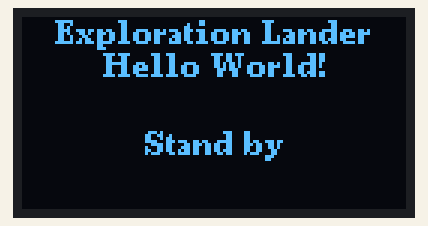
Recording of a sketch running on a simulated Arduino Uno, built with avr-gcc and run on an emulated ATmega328P. Shown: 128×64 one-colour display.

Above: at 1.2 s.
At 1.7 s:
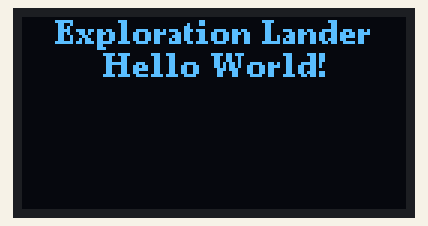

The sketch:

day_21.ino
```cpp
/*
 * 30 Days - Lost in Space
 * Day 21 - Hello New World!
 *
 * For safe liftoff we're going to need to see and react to more information than
 * can be displayed on our 4 digit display or with LEDs.  Luckily our repair kit
 * contains just the thing, a small monochrome Organic LED display.
 *
 * This display has 8,128 tiny LEDs arranged in 64 rows of 128 pixels each.  Now, as
 * I'm sure you've noticed, we do NOT have 8,128 pins on our HERO board, but never
 * fear Explorer, people back in the 2020's were pretty clever and came up with a
 * solution.
 *
 * Instead of having one pin for every LED, The HERO will use two pins to send and
 * receive messages with our OLED display and will instruct the display which pixels
 * to light up using a special "language" (or "protocol") named I2C ("eye-squared-see").
 *
 * The HERO board uses pins A5 and A4 for I2C communications so we will wire those two
 * pins to our display along with power and ground, giving us a four wire connection
 * for displaying messages or pictures on our new display.
 *
 * Learn more at https://inventr.io/adventure
 *
 * Alex Eschenauer
 * David Schmidt
 * Greg Lyzenga
 */

/*
 * Arduino concepts introduced/documented in this lesson.
 * - I2C communications.
 * - Computer character fonts
 * - U8g2 graphics library for monochrome displays
 * - Logical Not operator ('!')
 * - clearBuffer()/sendBuffer() method for OLED display updates
 *
 * Parts and electronics concepts introduced in this lesson.
 * - SH1106 monochrome 128x64 pixel OLED display.
 * - HERO I2C pins (A5 and A4)
 */

// Explicitly include Arduino.h
#include "Arduino.h"

/*
 * Refer to the Day 21 lesson for instructions on how to install the U8g2
 * library into the Arduino IDE.  We will use this library to display messages
 * on our OLED display.
 *
 * Extensive documentation for this library can be found at https://github.com/olikraus/u8g2
 * for those wanting to dive deeper, but we will explain all of the functions
 * used in these lessons.
 */
#include <U8g2lib.h>  // Include file for the U8g2 library.

/*
 * The U8g2 library supports many different types of display.  It does this by
 * having a different "constructor" for each.  A constructor is used to create
 * the "handle" that we use to access the libray code.  In this case, our handle
 * will be named "lander_display".
 *
 * The documentation for this library lists all of the displays supported along
 * with the corresponding constructors and options.  This constructor is for our
 * SH1106, 128x64 pixel generic display.  The "_F_" indicates that we will use
 * a full-sized graphics buffer and the clearBuffer()/sendBuffer() methods to
 * update the entire display at once. The "HW_I2C" indicates that we will be using
 * I2C communications with this display.
 */
U8G2_SH1106_128X64_NONAME_F_HW_I2C lander_display(U8G2_R0, /* reset=*/U8X8_PIN_NONE);

void setup(void) {
  Serial.begin(9600);
  delay(1000);
  lander_display.begin();  // Initialize our display

  // Select a font to use for character display
  // The library supports hundreds of different fonts which can be found at
  // https://github.com/olikraus/u8g2/wiki/fntlistall
  lander_display.setFont(u8g2_font_ncenB08_tr);  // choose a suitable font

  // Uncomment the next line if your display shows the text upside down.
  // lander_display.setDisplayRotation(U8G2_R2);
}

void loop(void) {
  // Save the number of vertical pixels required for the tallest character
  // in the current font.  This is used later to properly position text on
  // our display.
  byte font_height = lander_display.getMaxCharHeight();

  lander_display.clearBuffer();  // clear the internal memory

  /*
   * Even though we will only be displaying text in this lesson, our display is a
   * graphics display.  Text can be displayed at ANY point on the display so the
   * library has a setCursor() function to locate the first character to be displayed.
   *
   * By default, the cursor position is set to the bit at the lower-left of the
   * first character, but here we set this to be the UPPER-left of the first
   * character which makes it easier to position our first line of text on the top
   * of our display.
   */
  lander_display.setFontPosTop();

  // Title line for our display
  drawCenteredString(0, "Exploration Lander");

  // Display our "Hello World!" message on line 2 (moving down "font_height" bits)
  drawCenteredString(font_height, "Hello World!");

  /*
   * We will blink a message centered in the remainder of the display.  However, with
   * this display we cannot clear just part of the display.  The entire display is copied
   * over from the buffer every time we call sendBuffer().  So, the easiest way to cause
   * some text to blink is to simply add it to the display every other time through our
   * loop() and set the delay at the end of the loop to the on/off time.
   *
   * To do this we will set a static variable (which keeps it's value between loop() executions)
   * and only write this message when the variable is true.  Then, at the end of the loop we
   * toggle the variable to the opposite value.
   */
  static bool blink_on = true;
  if (blink_on) {
    /*
    * Now let's center our starting message in the remaining space.  To do this we'll take the
    * height of our display, subtract the height of our title lines and divide by two.  We'll then
    * instruct the library to center the text vertically from our starting Y position.
    */
    byte centered_y = (font_height * 2) + ((lander_display.getDisplayHeight() - (font_height * 2)) / 2);

    // This statement instructs the graphics library that the Y coordinate used to position
    // the text will be halfway between the top and bottom of the text.
    lander_display.setFontPosCenter();  // Draw text with centered Y coordinate
    drawCenteredString(centered_y, "Stand by");
  }
  // A boolean value can be changed between it's two states by setting it to the opposite
  // state using the "logical not".  Not true = false.  Not false = true.
  // This would be read as "blink on equals not blink on".
  blink_on = !blink_on;   // toggle value of blink_on between true and false

  // Nothing is displayed on our display until the buffer is sent to the display, below.
  lander_display.sendBuffer();  // transfer internal memory to the display
  delay(500);   // Delay for blink effect
}

// Use the .drawStr() method to draw the current string centered in
// the current display.
byte drawCenteredString(byte y, char *string) {
  byte centered_x = (lander_display.getDisplayWidth() - lander_display.getStrWidth(string)) / 2;
  lander_display.drawStr(centered_x, y, string);
}
```

Measured:
- what the display in image 0 shows lasts 0.6 s, from 1.1 s to 1.7 s
